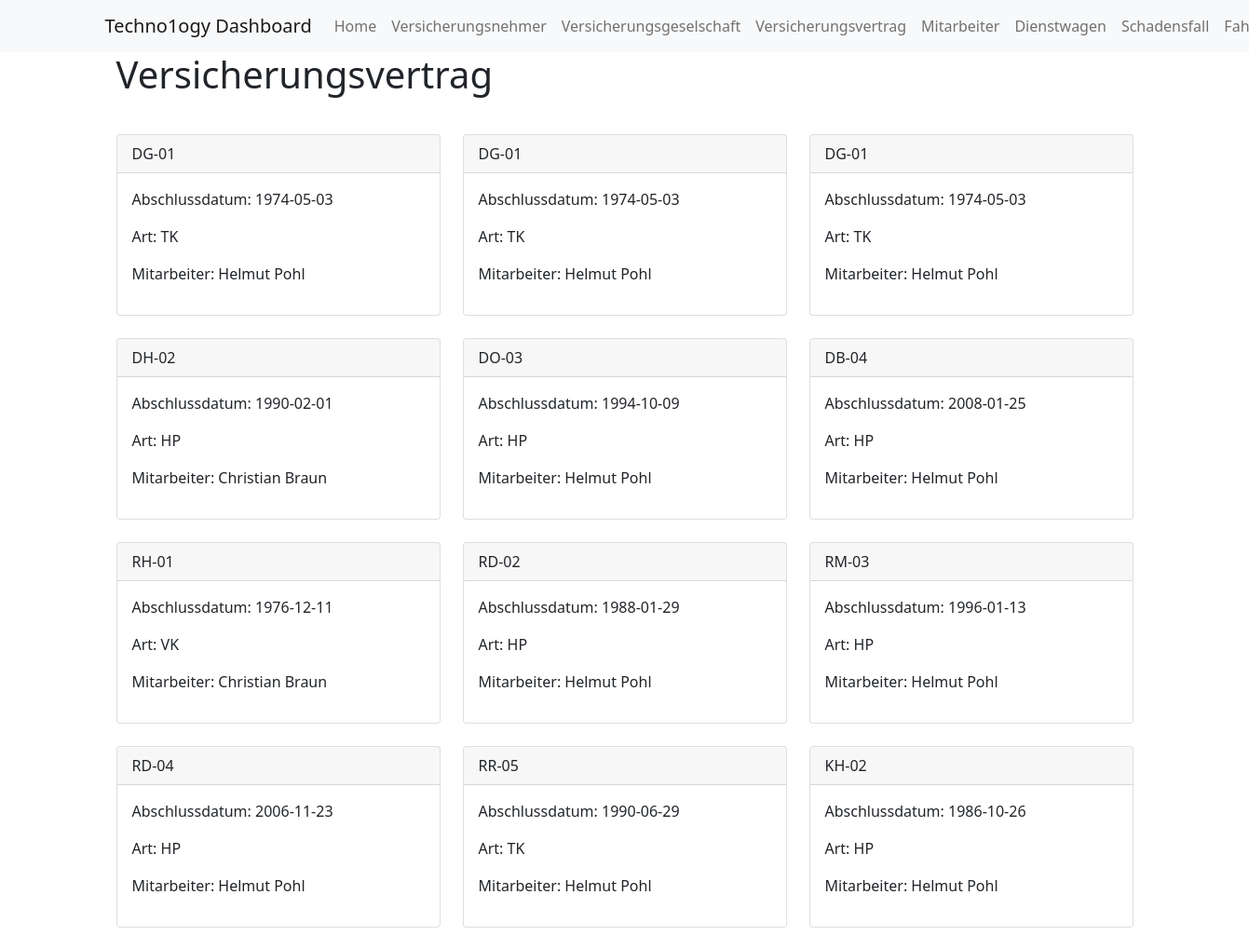
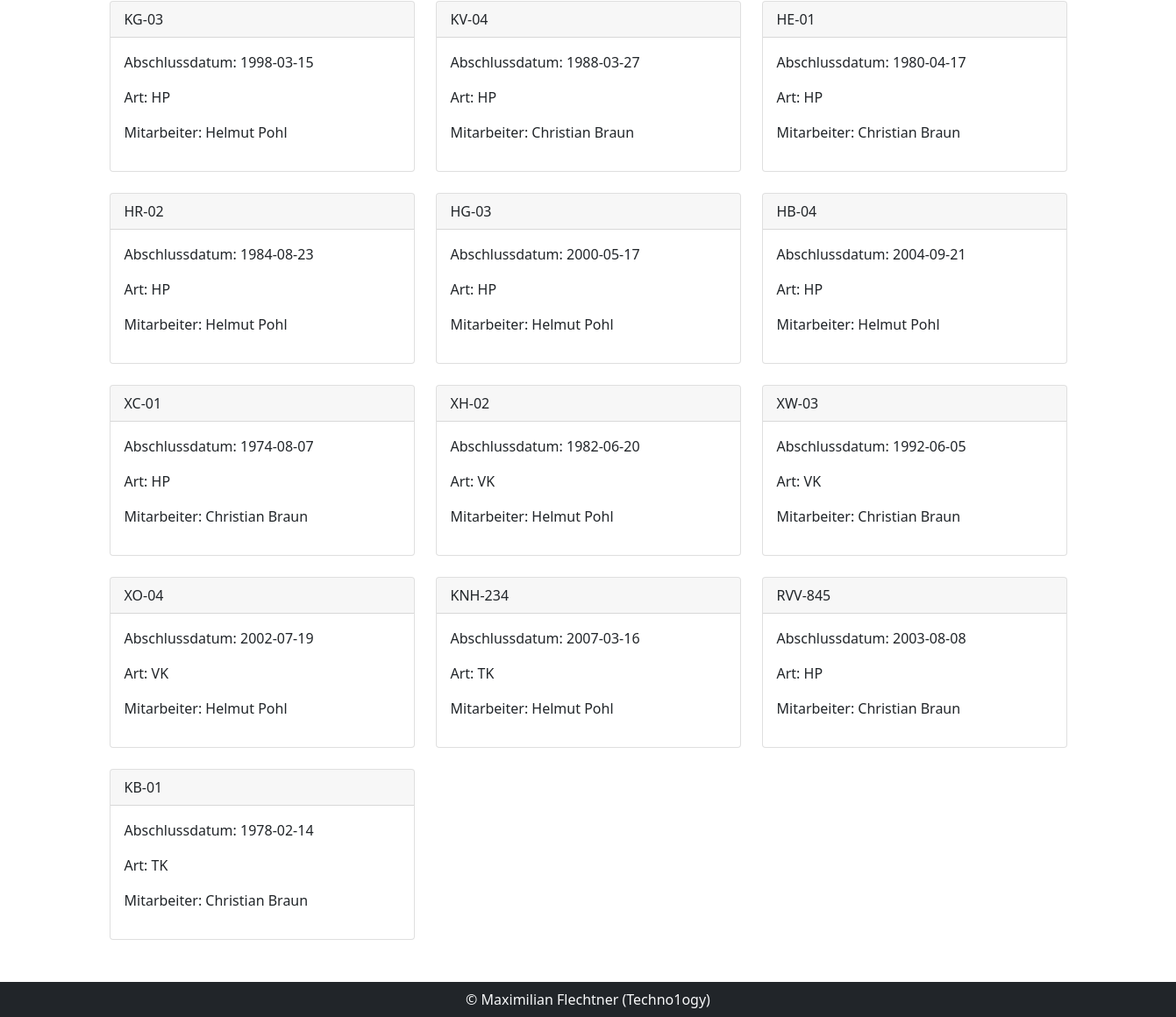
Screenshot of /insuranceContract with the database file from the repository (2 pictures, top to bottom).
### tables this page shows
CREATE TABLE Versicherungsvertrag
(ID                     INTEGER     NOT NULL ,
 Vertragsnummer         VARCHAR(20) NOT NULL,
 Abschlussdatum         DATE        NOT NULL,
 Art                    CHAR(2)     NOT NULL,
 Mitarbeiter_ID         INTEGER     NOT NULL,
 Fahrzeug_ID            INTEGER     NOT NULL,
 Versicherungsnehmer_ID INTEGER     NOT NULL,
 CONSTRAINT Versicherungsvertrag_PK  PRIMARY KEY (ID)
);

### Controller/InsuranceContract.php (called while the page is built, shortened)
<?php
class InsuranceContract extends Controller implements ControllerModel
{
    public static function start($file)
    {
        $insurances = InsuranceContractModel::getAll();
        require_once($file);
    }
}

### Routes.php (called while the page is built, shortened)
<?php
Route::set('insuranceContract', function () {
    InsuranceContract::CreateView("InsuranceContract");
});
?>

### index.php (called while the page is built, shortened)
<?php
require_once('Routes.php');

### Models/Db.php (called while the page is built, shortened)
<?php
class Db
{
    public static function getAllFromDB($db)
    {
        return self::query("SELECT * FROM " . $db);
    }
    public static function query($query, $params = array())
    {
        try {
            $stmt = self::con()->prepare($query);
        } catch (Exception $e) {
            die('<div class="alert alert-danger">Die Tabelle existiert nicht, bitte überprüfen Sie ihre Datenbank(<a href="/installer">Installiren</a>)</div>');
        }
        $stmt->execute($params);
        $data = $stmt->fetchAll();
        return $data;
    }
    private static function con()
    {
        if (!defined('DBHOST') || !defined('DBNAME') || !defined('DBUSER') && !defined('DBPASS')) {
            header("Location: /installer");
        } else {
            try {
                $pdo = new PDO("mysql:host=" . DBHOST . ";dbname=" . DBNAME . ";charset=utf8", DBUSER, DBPASS);
            } catch (Exception $e) {
                die('<div class="alert alert-danger" role="alert">Bitte geben Sie die richtigen Daten zur Datenbank an (<a href="/installer">Instalieren</a>)</div>');
            }
            $pdo->setAttribute(PDO::ATTR_EMULATE_PREPARES, false);
            $pdo->setAttribute(PDO::ATTR_ERRMODE, PDO::ERRMODE_EXCEPTION);
            return $pdo;
        }
    }
}
?>

### Models/InsuranceContract.php (called while the page is built, shortened)
<?php
class InsuranceContractModel extends Db implements Model
{
    public function __construct($id, $Vertragsnummer, $Abschlussdatum, $Art, $Mitarbeiter_ID, $Fahrzeug_ID, $Versicherungsnehmer_ID)
    {
        $this->Vertragsnummer = $Vertragsnummer;
        $this->Abschlussdatum = $Abschlussdatum;
        $this->Art = $Art;
        $this->Mitarbeiter_ID = $Mitarbeiter_ID;
    }
    public static function getAll()
    {
        $insuranceList = [];
        foreach (self::getAllFromDB('Versicherungsvertrag') as $raw) {
            $insuranceList[] = new InsuranceContractModel(
                $raw[0],
                $raw[1],
                $raw[2],
                $raw[3],
                $raw[4],
                $raw[5],
                $raw[6]
            );
        }
        return $insuranceList;
    }
}

### Models/Staff.php (called while the page is built, shortened)
<?php
class StaffModel extends Db implements Model
{
    public function __construct($id, $staffNumber, $name, $firstName, $birth, $phone, $mobile, $mail, $room, $isManager, $departmentID)
    {
        $this->name = $name;
        $this->firstName = $firstName;
    }
    public static function getById($id)
    {
        $StaffList = [];
        $result = self::query("SELECT * FROM Mitarbeiter WHERE id = " . $id);
        if (!empty($result)) {
            foreach ($result as $staff) {
                $StaffList[] = new StaffModel(
                    $staff[0],
                    $staff[1],
                    $staff[2],
                    $staff[3],
                    $staff[4],
                    $staff[5],
                    $staff[6],
                    $staff[7],
                    $staff[8],
                    $staff[9],
                    $staff[10]
                );
            }
        }
        if (!empty($StaffList)) {
            return $StaffList[0];
        }
        return false;
    }
}

### Controller/Staff.php (called while the page is built, shortened)
<?php
class Staff extends Controller implements ControllerModel
{
    public static function getById($id)
    {
        if ($id) {
            return StaffModel::getById($id);
        }
    }
}
?>

### templates/list/insuranceContract-single.php (the view, shortened to what this page needs)
<?php if (isset($insurance) && !empty($insurance) && $insurance instanceof InsuranceContractModel): ?>
    <div class="col-lg-4 col-12 col-md-6 mt-4">
        <div class="card">
            <div class="card-header">
                <?= $insurance->Vertragsnummer ?>
            </div>
            <div class="card-body">
                <p>Abschlussdatum: <?= $insurance->Abschlussdatum ?></p>
                <p>Art: <?= $insurance->Art ?></p>
                <?php if ($insurance->Mitarbeiter_ID && !empty(Staff::getById($insurance->Mitarbeiter_ID))) :?>
                    <p>Mitarbeiter: <?= Staff::getById($insurance->Mitarbeiter_ID)->firstName . ' ' . Staff::getById($insurance->Mitarbeiter_ID)->name ?></p>
                <?php endif; ?>
            </div>
        </div>
    </div>
<?php endif; ?>

### View/InsuranceContract.php
<div class="container">
    <div class="row">
        <div class="col-12">
            <h1>Versicherungsvertrag</h1>
        </div>
    </div>
    <div class="row mt-2">
        <?php
        if (isset($insurances) && !empty($insurances)) {
            foreach ($insurances as $insurance) {
                include('templates/list/insuranceContract-single.php');
            }
        }
        ?>
    </div>
</div>

### rows the page displays
versicherungsvertrag: Vertragsnummer "DG-01", Abschlussdatum "1974-05-03", Art "TK", firstName "Helmut", name "Pohl"
versicherungsvertrag: Vertragsnummer "DG-01", Abschlussdatum "1974-05-03", Art "TK", firstName "Helmut", name "Pohl"
versicherungsvertrag: Vertragsnummer "DG-01", Abschlussdatum "1974-05-03", Art "TK", firstName "Helmut", name "Pohl"
versicherungsvertrag: Vertragsnummer "DH-02", Abschlussdatum "1990-02-01", Art "HP", firstName "Christian", name "Braun"
versicherungsvertrag: Vertragsnummer "DO-03", Abschlussdatum "1994-10-09", Art "HP", firstName "Helmut", name "Pohl"
versicherungsvertrag: Vertragsnummer "DB-04", Abschlussdatum "2008-01-25", Art "HP", firstName "Helmut", name "Pohl"
versicherungsvertrag: Vertragsnummer "RH-01", Abschlussdatum "1976-12-11", Art "VK", firstName "Christian", name "Braun"
versicherungsvertrag: Vertragsnummer "RD-02", Abschlussdatum "1988-01-29", Art "HP", firstName "Helmut", name "Pohl"
versicherungsvertrag: Vertragsnummer "RM-03", Abschlussdatum "1996-01-13", Art "HP", firstName "Helmut", name "Pohl"
versicherungsvertrag: Vertragsnummer "RD-04", Abschlussdatum "2006-11-23", Art "HP", firstName "Helmut", name "Pohl"
versicherungsvertrag: Vertragsnummer "RR-05", Abschlussdatum "1990-06-29", Art "TK", firstName "Helmut", name "Pohl"
versicherungsvertrag: Vertragsnummer "KH-02", Abschlussdatum "1986-10-26", Art "HP", firstName "Helmut", name "Pohl"
versicherungsvertrag: Vertragsnummer "KG-03", Abschlussdatum "1998-03-15", Art "HP", firstName "Helmut", name "Pohl"
versicherungsvertrag: Vertragsnummer "KV-04", Abschlussdatum "1988-03-27", Art "HP", firstName "Christian", name "Braun"
versicherungsvertrag: Vertragsnummer "HE-01", Abschlussdatum "1980-04-17", Art "HP", firstName "Christian", name "Braun"
versicherungsvertrag: Vertragsnummer "HR-02", Abschlussdatum "1984-08-23", Art "HP", firstName "Helmut", name "Pohl"
versicherungsvertrag: Vertragsnummer "HG-03", Abschlussdatum "2000-05-17", Art "HP", firstName "Helmut", name "Pohl"
versicherungsvertrag: Vertragsnummer "HB-04", Abschlussdatum "2004-09-21", Art "HP", firstName "Helmut", name "Pohl"
versicherungsvertrag: Vertragsnummer "XC-01", Abschlussdatum "1974-08-07", Art "HP", firstName "Christian", name "Braun"
versicherungsvertrag: Vertragsnummer "XH-02", Abschlussdatum "1982-06-20", Art "VK", firstName "Helmut", name "Pohl"
versicherungsvertrag: Vertragsnummer "XW-03", Abschlussdatum "1992-06-05", Art "VK", firstName "Christian", name "Braun"
versicherungsvertrag: Vertragsnummer "XO-04", Abschlussdatum "2002-07-19", Art "VK", firstName "Helmut", name "Pohl"
versicherungsvertrag: Vertragsnummer "KNH-234", Abschlussdatum "2007-03-16", Art "TK", firstName "Helmut", name "Pohl"
versicherungsvertrag: Vertragsnummer "RVV-845", Abschlussdatum "2003-08-08", Art "HP", firstName "Christian", name "Braun"
versicherungsvertrag: Vertragsnummer "KB-01", Abschlussdatum "1978-02-14", Art "TK", firstName "Christian", name "Braun"
